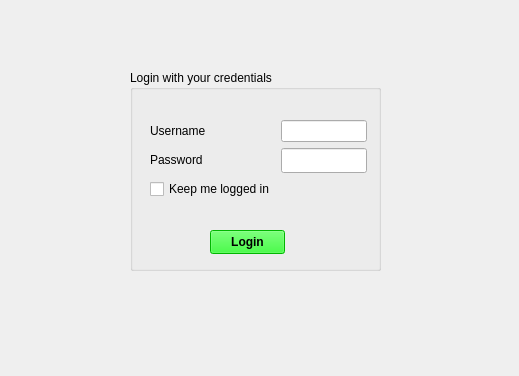
<?xml version="1.0" encoding="UTF-8"?>
<ui version="4.0">
 <class>LoginWidget</class>
 <widget class="QWidget" name="LoginWidget">
  <property name="geometry">
   <rect>
    <x>0</x>
    <y>0</y>
    <width>519</width>
    <height>376</height>
   </rect>
  </property>
  <property name="windowTitle">
   <string>LoginWidget</string>
  </property>
  <widget class="QGroupBox" name="groupBox">
   <property name="geometry">
    <rect>
     <x>130</x>
     <y>70</y>
     <width>251</width>
     <height>201</height>
    </rect>
   </property>
   <property name="title">
    <string>Login with your credentials</string>
   </property>
   <widget class="QWidget" name="formLayoutWidget">
    <property name="geometry">
     <rect>
      <x>20</x>
      <y>50</y>
      <width>217</width>
      <height>104</height>
     </rect>
    </property>
    <layout class="QFormLayout" name="formLayout">
     <item row="0" column="0">
      <widget class="QLabel" name="label">
       <property name="text">
        <string>Username</string>
       </property>
      </widget>
     </item>
     <item row="1" column="0">
      <widget class="QLabel" name="label_2">
       <property name="text">
        <string>Password</string>
       </property>
      </widget>
     </item>
     <item row="0" column="1">
      <widget class="QLineEdit" name="user_txt">
       <property name="text">
        <string/>
       </property>
      </widget>
     </item>
     <item row="1" column="1">
      <widget class="QLineEdit" name="password_txt">
       <property name="font">
        <font>
         <family>Segoe UI Variable Small Semibol</family>
        </font>
       </property>
       <property name="text">
        <string/>
       </property>
      </widget>
     </item>
     <item row="4" column="0">
      <widget class="QLabel" name="keepMeLoggedInLabel">
       <property name="text">
        <string/>
       </property>
      </widget>
     </item>
     <item row="2" column="0">
      <widget class="QCheckBox" name="keep_logged_check">
       <property name="text">
        <string>Keep me logged in</string>
       </property>
      </widget>
     </item>
    </layout>
   </widget>
   <widget class="QPushButton" name="butonlogin">
    <property name="geometry">
     <rect>
      <x>80</x>
      <y>160</y>
      <width>75</width>
      <height>24</height>
     </rect>
    </property>
    <property name="palette">
     <palette>
      <active>
       <colorrole role="WindowText">
        <brush brushstyle="SolidPattern">
         <color alpha="255">
          <red>0</red>
          <green>0</green>
          <blue>0</blue>
         </color>
        </brush>
       </colorrole>
       <colorrole role="Button">
        <brush brushstyle="SolidPattern">
         <color alpha="255">
          <red>0</red>
          <green>255</green>
          <blue>0</blue>
         </color>
        </brush>
       </colorrole>
       <colorrole role="Light">
        <brush brushstyle="SolidPattern">
         <color alpha="255">
          <red>127</red>
          <green>255</green>
          <blue>127</blue>
         </color>
        </brush>
       </colorrole>
       <colorrole role="Midlight">
        <brush brushstyle="SolidPattern">
         <color alpha="255">
          <red>63</red>
          <green>255</green>
          <blue>63</blue>
         </color>
        </brush>
       </colorrole>
       <colorrole role="Dark">
        <brush brushstyle="SolidPattern">
         <color alpha="255">
          <red>0</red>
          <green>127</green>
          <blue>0</blue>
         </color>
        </brush>
       </colorrole>
       <colorrole role="Mid">
        <brush brushstyle="SolidPattern">
         <color alpha="255">
          <red>0</red>
          <green>170</green>
          <blue>0</blue>
         </color>
        </brush>
       </colorrole>
       <colorrole role="Text">
        <brush brushstyle="SolidPattern">
         <color alpha="255">
          <red>0</red>
          <green>0</green>
          <blue>0</blue>
         </color>
        </brush>
       </colorrole>
       <colorrole role="BrightText">
        <brush brushstyle="SolidPattern">
         <color alpha="255">
          <red>255</red>
          <green>255</green>
          <blue>255</blue>
         </color>
        </brush>
       </colorrole>
       <colorrole role="ButtonText">
        <brush brushstyle="SolidPattern">
         <color alpha="255">
          <red>0</red>
          <green>0</green>
          <blue>0</blue>
         </color>
        </brush>
       </colorrole>
       <colorrole role="Base">
        <brush brushstyle="SolidPattern">
         <color alpha="255">
          <red>255</red>
          <green>255</green>
          <blue>255</blue>
         </color>
        </brush>
       </colorrole>
       <colorrole role="Window">
        <brush brushstyle="SolidPattern">
         <color alpha="255">
          <red>0</red>
          <green>255</green>
          <blue>0</blue>
         </color>
        </brush>
       </colorrole>
       <colorrole role="Shadow">
        <brush brushstyle="SolidPattern">
         <color alpha="255">
          <red>0</red>
          <green>0</green>
          <blue>0</blue>
         </color>
        </brush>
       </colorrole>
       <colorrole role="AlternateBase">
        <brush brushstyle="SolidPattern">
         <color alpha="255">
          <red>127</red>
          <green>255</green>
          <blue>127</blue>
         </color>
        </brush>
       </colorrole>
       <colorrole role="ToolTipBase">
        <brush brushstyle="SolidPattern">
         <color alpha="255">
          <red>255</red>
          <green>255</green>
          <blue>220</blue>
         </color>
        </brush>
       </colorrole>
       <colorrole role="ToolTipText">
        <brush brushstyle="SolidPattern">
         <color alpha="255">
          <red>0</red>
          <green>0</green>
          <blue>0</blue>
         </color>
        </brush>
       </colorrole>
       <colorrole role="PlaceholderText">
        <brush brushstyle="SolidPattern">
         <color alpha="127">
          <red>0</red>
          <green>0</green>
          <blue>0</blue>
         </color>
        </brush>
       </colorrole>
      </active>
      <inactive>
       <colorrole role="WindowText">
        <brush brushstyle="SolidPattern">
         <color alpha="255">
          <red>0</red>
          <green>0</green>
          <blue>0</blue>
         </color>
        </brush>
       </colorrole>
       <colorrole role="Button">
        <brush brushstyle="SolidPattern">
         <color alpha="255">
          <red>0</red>
          <green>255</green>
          <blue>0</blue>
         </color>
        </brush>
       </colorrole>
       <colorrole role="Light">
        <brush brushstyle="SolidPattern">
         <color alpha="255">
          <red>127</red>
          <green>255</green>
          <blue>127</blue>
         </color>
        </brush>
       </colorrole>
       <colorrole role="Midlight">
        <brush brushstyle="SolidPattern">
         <color alpha="255">
          <red>63</red>
          <green>255</green>
          <blue>63</blue>
         </color>
        </brush>
       </colorrole>
       <colorrole role="Dark">
        <brush brushstyle="SolidPattern">
         <color alpha="255">
          <red>0</red>
          <green>127</green>
          <blue>0</blue>
         </color>
        </brush>
       </colorrole>
       <colorrole role="Mid">
        <brush brushstyle="SolidPattern">
         <color alpha="255">
          <red>0</red>
          <green>170</green>
          <blue>0</blue>
         </color>
        </brush>
       </colorrole>
       <colorrole role="Text">
        <brush brushstyle="SolidPattern">
         <color alpha="255">
          <red>0</red>
          <green>0</green>
          <blue>0</blue>
         </color>
        </brush>
       </colorrole>
       <colorrole role="BrightText">
        <brush brushstyle="SolidPattern">
         <color alpha="255">
          <red>255</red>
          <green>255</green>
          <blue>255</blue>
         </color>
        </brush>
       </colorrole>
       <colorrole role="ButtonText">
        <brush brushstyle="SolidPattern">
         <color alpha="255">
          <red>0</red>
          <green>0</green>
          <blue>0</blue>
         </color>
        </brush>
       </colorrole>
       <colorrole role="Base">
        <brush brushstyle="SolidPattern">
         <color alpha="255">
          <red>255</red>
          <green>255</green>
          <blue>255</blue>
         </color>
        </brush>
       </colorrole>
       <colorrole role="Window">
        <brush brushstyle="SolidPattern">
         <color alpha="255">
          <red>0</red>
          <green>255</green>
          <blue>0</blue>
         </color>
        </brush>
       </colorrole>
       <colorrole role="Shadow">
        <brush brushstyle="SolidPattern">
         <color alpha="255">
          <red>0</red>
          <green>0</green>
          <blue>0</blue>
         </color>
        </brush>
       </colorrole>
       <colorrole role="AlternateBase">
        <brush brushstyle="SolidPattern">
         <color alpha="255">
          <red>127</red>
          <green>255</green>
          <blue>127</blue>
         </color>
        </brush>
       </colorrole>
       <colorrole role="ToolTipBase">
        <brush brushstyle="SolidPattern">
         <color alpha="255">
          <red>255</red>
          <green>255</green>
          <blue>220</blue>
         </color>
        </brush>
       </colorrole>
       <colorrole role="ToolTipText">
        <brush brushstyle="SolidPattern">
         <color alpha="255">
          <red>0</red>
          <green>0</green>
          <blue>0</blue>
         </color>
        </brush>
       </colorrole>
       <colorrole role="PlaceholderText">
        <brush brushstyle="SolidPattern">
         <color alpha="127">
          <red>0</red>
          <green>0</green>
          <blue>0</blue>
         </color>
        </brush>
       </colorrole>
      </inactive>
      <disabled>
       <colorrole role="WindowText">
        <brush brushstyle="SolidPattern">
         <color alpha="255">
          <red>0</red>
          <green>127</green>
          <blue>0</blue>
         </color>
        </brush>
       </colorrole>
       <colorrole role="Button">
        <brush brushstyle="SolidPattern">
         <color alpha="255">
          <red>0</red>
          <green>255</green>
          <blue>0</blue>
         </color>
        </brush>
       </colorrole>
       <colorrole role="Light">
        <brush brushstyle="SolidPattern">
         <color alpha="255">
          <red>127</red>
          <green>255</green>
          <blue>127</blue>
         </color>
        </brush>
       </colorrole>
       <colorrole role="Midlight">
        <brush brushstyle="SolidPattern">
         <color alpha="255">
          <red>63</red>
          <green>255</green>
          <blue>63</blue>
         </color>
        </brush>
       </colorrole>
       <colorrole role="Dark">
        <brush brushstyle="SolidPattern">
         <color alpha="255">
          <red>0</red>
          <green>127</green>
          <blue>0</blue>
         </color>
        </brush>
       </colorrole>
       <colorrole role="Mid">
        <brush brushstyle="SolidPattern">
         <color alpha="255">
          <red>0</red>
          <green>170</green>
          <blue>0</blue>
         </color>
        </brush>
       </colorrole>
       <colorrole role="Text">
        <brush brushstyle="SolidPattern">
         <color alpha="255">
          <red>0</red>
          <green>127</green>
          <blue>0</blue>
         </color>
        </brush>
       </colorrole>
       <colorrole role="BrightText">
        <brush brushstyle="SolidPattern">
         <color alpha="255">
          <red>255</red>
          <green>255</green>
          <blue>255</blue>
         </color>
        </brush>
       </colorrole>
       <colorrole role="ButtonText">
        <brush brushstyle="SolidPattern">
         <color alpha="255">
          <red>0</red>
          <green>127</green>
          <blue>0</blue>
         </color>
        </brush>
       </colorrole>
       <colorrole role="Base">
        <brush brushstyle="SolidPattern">
         <color alpha="255">
          <red>0</red>
          <green>255</green>
          <blue>0</blue>
         </color>
        </brush>
       </colorrole>
       <colorrole role="Window">
        <brush brushstyle="SolidPattern">
         <color alpha="255">
          <red>0</red>
          <green>255</green>
          <blue>0</blue>
         </color>
        </brush>
       </colorrole>
       <colorrole role="Shadow">
        <brush brushstyle="SolidPattern">
         <color alpha="255">
          <red>0</red>
          <green>0</green>
          <blue>0</blue>
         </color>
        </brush>
       </colorrole>
       <colorrole role="AlternateBase">
        <brush brushstyle="SolidPattern">
         <color alpha="255">
          <red>0</red>
          <green>255</green>
          <blue>0</blue>
         </color>
        </brush>
       </colorrole>
       <colorrole role="ToolTipBase">
        <brush brushstyle="SolidPattern">
         <color alpha="255">
          <red>255</red>
          <green>255</green>
          <blue>220</blue>
         </color>
        </brush>
       </colorrole>
       <colorrole role="ToolTipText">
        <brush brushstyle="SolidPattern">
         <color alpha="255">
          <red>0</red>
          <green>0</green>
          <blue>0</blue>
         </color>
        </brush>
       </colorrole>
       <colorrole role="PlaceholderText">
        <brush brushstyle="SolidPattern">
         <color alpha="127">
          <red>0</red>
          <green>127</green>
          <blue>0</blue>
         </color>
        </brush>
       </colorrole>
      </disabled>
     </palette>
    </property>
    <property name="font">
     <font>
      <bold>true</bold>
      <stylestrategy>PreferAntialias</stylestrategy>
      <hintingpreference>PreferDefaultHinting</hintingpreference>
     </font>
    </property>
    <property name="text">
     <string>Login</string>
    </property>
   </widget>
  </widget>
 </widget>
 <resources/>
 <connections/>
</ui>
